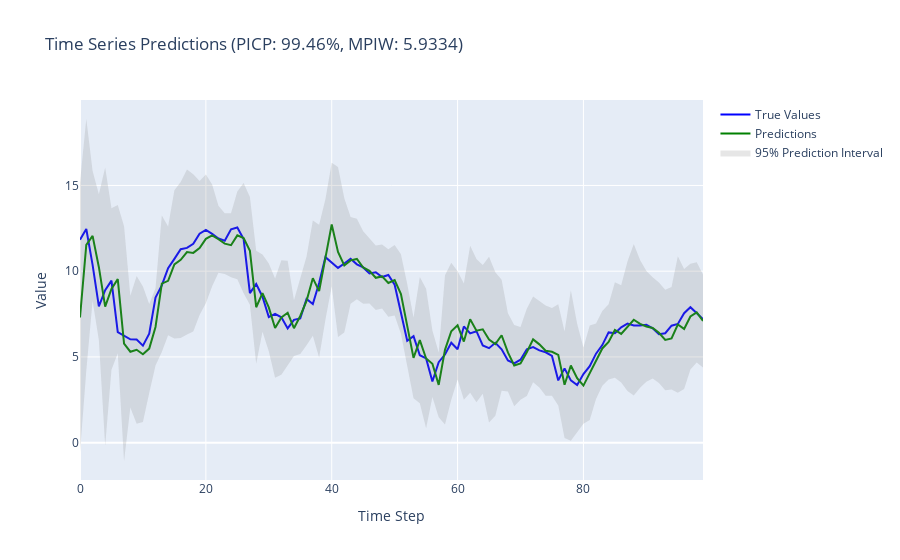

The notebook cell saved with this chart:
### Code cell
import pandas as pd
import numpy as np
import torch
import torch.nn as nn
from torch.utils.data import Dataset, DataLoader
import pytorch_lightning as pl
from typing import Tuple, List
import plotly.graph_objects as go
import time  # Import time module

# [Your existing classes: TimeSeriesDataset, GaussianLayer, DeepAR remain unchanged]

def prepare_data(filepath: str):
    try:
        df = pd.read_csv(filepath, index_col='Date/Time', parse_dates=True)
        df = df[df.index.minute == 0]
        df = pd.DataFrame({'120m': df['120m']}, index=df.index)
        
        mean = df.mean()
        std = df.std()
        df_normalized = (df - mean) / std
        
        # Split sizes
        train_size = 0.7
        val_size = 0.15
        test_size = 0.15
        
        # Calculate split indices
        n = len(df_normalized)
        train_end = int(n * train_size)
        val_end = train_end + int(n * val_size)
        
        # Split data
        train_data = df_normalized[:train_end]
        val_data = df_normalized[train_end:val_end]
        test_data = df_normalized[val_end:]
        
        return train_data, val_data, test_data, mean, std
        
    except Exception as e:
        print(f"Error loading data: {str(e)}")
        raise

def compute_picp_mpiw(y_true, y_lower, y_upper):
    """
    Compute Prediction Interval Coverage Probability (PICP) and Mean Prediction Interval Width (MPIW).
    
    Args:
        y_true (np.ndarray): True target values.
        y_lower (np.ndarray): Lower bounds of prediction intervals.
        y_upper (np.ndarray): Upper bounds of prediction intervals.
    
    Returns:
        picp (float): Prediction Interval Coverage Probability.
        mpiw (float): Mean Prediction Interval Width.
    """
    # Ensure inputs are flattened
    y_true = y_true.flatten()
    y_lower = y_lower.flatten()
    y_upper = y_upper.flatten()
    
    # Calculate coverage
    coverage = ((y_true >= y_lower) & (y_true <= y_upper)).mean()
    
    # Calculate average width
    width = (y_upper - y_lower).mean()
    
    return coverage, width

def main():
    try:
        # Parameters
        SEQUENCE_LENGTH = 24
        BATCH_SIZE = 32
        MAX_EPOCHS = 100
        
        # Prepare data
        train_data, val_data, test_data, mean, std = prepare_data(r"D:\drive-download-20240928T074710Z-001\Data\jaisalmer.csv")
        
        # Create datasets
        train_dataset = TimeSeriesDataset(train_data, SEQUENCE_LENGTH)
        val_dataset = TimeSeriesDataset(val_data, SEQUENCE_LENGTH)
        test_dataset = TimeSeriesDataset(test_data, SEQUENCE_LENGTH)
        
        # Create dataloaders (without multiprocessing)
        train_loader = DataLoader(train_dataset, batch_size=BATCH_SIZE, shuffle=True)
        val_loader = DataLoader(val_dataset, batch_size=BATCH_SIZE)
        test_loader = DataLoader(test_dataset, batch_size=1)  # Using batch_size=1 for sequential prediction
        
        # Initialize model
        model = DeepAR()
        
        # Configure trainer
        trainer = pl.Trainer(
            max_epochs=MAX_EPOCHS,
            accelerator='auto',
            devices=1,
            callbacks=[
                pl.callbacks.EarlyStopping(
                    monitor='val_loss',
                    patience=10,
                    mode='min'
                ),
                pl.callbacks.ModelCheckpoint(
                    monitor='val_loss',
                    mode='min',
                    filename='{epoch}-{val_loss:.2f}'
                )
            ]
        )
        
        # Measure start time
        start_time = time.time()
        
        # Train model
        trainer.fit(model, train_loader, val_loader)
        
        # Measure end time
        end_time = time.time()
        
        # Calculate training time
        training_time_seconds = end_time - start_time
        training_time_minutes = training_time_seconds / 60
        
        print(f"Total Training Time: {training_time_seconds:.2f} seconds ({training_time_minutes:.2f} minutes)")
        
        # Switch to evaluation mode
        model.eval()
        
        # Lists to store all predictions and true values
        all_y_true = []
        all_y_pred = []
        all_y_lower = []
        all_y_upper = []
        
        # Iterate over the test_loader to collect predictions
        for batch in test_loader:
            x, y = batch  # x: [1, SEQUENCE_LENGTH, 1], y: [1, 1]
            with torch.no_grad():
                mu, sigma = model(x)  # mu and sigma: [1, 1]
            
            # Denormalize the data
            y_true_denorm = y.numpy() * std.values + mean.values
            y_pred_denorm = mu.cpu().numpy() * std.values + mean.values
            y_lower_denorm = (mu - 2 * sigma).cpu().numpy() * std.values + mean.values
            y_upper_denorm = (mu + 2 * sigma).cpu().numpy() * std.values + mean.values
            
            # Append to lists
            all_y_true.append(y_true_denorm)
            all_y_pred.append(y_pred_denorm)
            all_y_lower.append(y_lower_denorm)
            all_y_upper.append(y_upper_denorm)
        
        # Convert lists to numpy arrays
        all_y_true = np.array(all_y_true)
        all_y_pred = np.array(all_y_pred)
        all_y_lower = np.array(all_y_lower)
        all_y_upper = np.array(all_y_upper)
        
        # Calculate PICP and MPIW
        picp, mpiw = compute_picp_mpiw(all_y_true, all_y_lower, all_y_upper)
        print(f"PICP: {picp*100:.2f}%")
        print(f"MPIW: {mpiw:.4f}")
        
        # For plotting, you might want to plot a subset (e.g., first 100 predictions)
        plot_length = min(100, len(all_y_true))
        y_true_plot = all_y_true[:plot_length]
        y_pred_plot = all_y_pred[:plot_length]
        y_lower_plot = all_y_lower[:plot_length]
        y_upper_plot = all_y_upper[:plot_length]
        
        # Plot results with Prediction Intervals
        fig = go.Figure()
        x = np.arange(plot_length)
        
        fig.add_trace(go.Scatter(x=x, y=y_true_plot.flatten(), name='True Values', line=dict(color='blue')))
        fig.add_trace(go.Scatter(x=x, y=y_pred_plot.flatten(), name='Predictions', line=dict(color='green')))
        fig.add_trace(go.Scatter(
            x=np.concatenate([x, x[::-1]]),
            y=np.concatenate([y_upper_plot.flatten(), y_lower_plot.flatten()[::-1]]),
            fill='toself',
            fillcolor='rgba(128,128,128,0.2)',
            line=dict(color='rgba(255,255,255,0)'),
            name='95% Prediction Interval'
        ))
        
        fig.update_layout(
            title=f'Time Series Predictions (PICP: {picp*100:.2f}%, MPIW: {mpiw:.4f})',
            xaxis_title='Time Step',
            yaxis_title='Value'
        )
        fig.show()
        
    except Exception as e:
        print(f"Error in main execution: {str(e)}")
        raise

if __name__ == "__main__":
    main()

### Figure 1 — Plotly figure (JSON) as saved in the notebook; plotly's stock layout.template omitted (floating-point values rounded to 4 significant figures; data arrays with more than 128 entries replaced by an {"elided": "..."} marker saying what was removed)
{"data": [{"line": {"color": "blue"}, "name": "True Values", "type": "scatter", "x": [0, 1, 2, 3, 4, 5, 6, 7, 8, 9, 10, 11, 12, 13, 14, 15, 16, 17, 18, 19, 20, 21, 22, 23, 24, 25, 26, 27, 28, 29, 30, 31, 32, 33, 34, 35, 36, 37, 38, 39, 40, 41, 42, 43, 44, 45, 46, 47, 48, 49, 50, 51, 52, 53, 54, 55, 56, 57, 58, 59, 60, 61, 62, 63, 64, 65, 66, 67, 68, 69, 70, 71, 72, 73, 74, 75, 76, 77, 78, 79, 80, 81, 82, 83, 84, 85, 86, 87, 88, 89, 90, 91, 92, 93, 94, 95, 96, 97, 98, 99], "y": [11.84, 12.46, 10.37, 7.95, 8.89, 9.45, 6.45, 6.26, 6.03, 6.02, 5.66, 6.36, 8.46, 9.17, 10.18, 10.72, 11.28, 11.36, 11.6, 12.19, 12.41, 12.18, 11.91, 11.78, 12.44, 12.55, 11.87, 8.72, 9.25, 8.51, 7.32, 7.51, 7.31, 6.66, 7.16, 7.25, 8.38, 8.09, 9.31, 10.82, 10.52, 10.19, 10.45, 10.73, 10.4, 10.22, 9.87, 9.94, 9.66, 9.78, 9.21, 7.66, 5.94, 6.21, 5.1, 4.91, 3.57, 4.69, 5.14, 5.83, 5.45, 6.78, 6.37, 6.5, 5.67, 5.51, 5.82, 5.44, 4.79, 4.62, 4.84, 5.45, 5.57, 5.38, 5.27, 5.06, 3.63, 4.33, 3.63, 3.36, 4.0, 4.46, 5.19, 5.69, 6.43, 6.38, 6.73, 6.94, 6.83, 6.84, 6.88, 6.67, 6.33, 6.38, 6.82, 6.92, 7.55, 7.9, 7.58, 7.21]}, {"line": {"color": "green"}, "name": "Predictions", "type": "scatter", "x": [0, 1, 2, 3, 4, 5, 6, 7, 8, 9, 10, 11, 12, 13, 14, 15, 16, 17, 18, 19, 20, 21, 22, 23, 24, 25, 26, 27, 28, 29, 30, 31, 32, 33, 34, 35, 36, 37, 38, 39, 40, 41, 42, 43, 44, 45, 46, 47, 48, 49, 50, 51, 52, 53, 54, 55, 56, 57, 58, 59, 60, 61, 62, 63, 64, 65, 66, 67, 68, 69, 70, 71, 72, 73, 74, 75, 76, 77, 78, 79, 80, 81, 82, 83, 84, 85, 86, 87, 88, 89, 90, 91, 92, 93, 94, 95, 96, 97, 98, 99], "y": [7.3, 11.54, 12.06, 10.23, 7.935, 8.966, 9.536, 5.775, 5.303, 5.418, 5.155, 5.486, 6.749, 9.272, 9.436, 10.4, 10.66, 11.12, 11.07, 11.35, 11.89, 12.09, 11.86, 11.61, 11.52, 12.09, 11.93, 11.19, 7.898, 8.717, 7.885, 6.683, 7.304, 7.573, 6.677, 7.389, 8.269, 9.593, 8.835, 10.68, 12.72, 11.12, 10.34, 10.63, 10.71, 10.21, 10.02, 9.615, 9.695, 9.313, 9.477, 8.671, 6.813, 4.942, 5.979, 4.909, 4.597, 3.369, 5.414, 6.495, 6.844, 5.896, 7.196, 6.533, 6.608, 6.011, 5.752, 6.264, 5.261, 4.497, 4.62, 5.27, 6.025, 5.733, 5.362, 5.298, 5.121, 3.376, 4.5, 3.762, 3.329, 4.079, 4.747, 5.493, 5.874, 6.574, 6.346, 6.79, 7.167, 6.929, 6.778, 6.688, 6.408, 5.989, 6.083, 6.89, 6.634, 7.357, 7.595, 7.098]}, {"fill": "toself", "fillcolor": "rgba(128,128,128,0.2)", "line": {"color": "rgba(255,255,255,0)"}, "name": "95% Prediction Interval", "type": "scatter", "x": {"elided": "200 int values"}, "y": {"elided": "200 float values"}}], "layout": {"title": {"text": "Time Series Predictions (PICP: 99.46%, MPIW: 5.9334)"}, "xaxis": {"title": {"text": "Time Step"}}, "yaxis": {"title": {"text": "Value"}}}}
